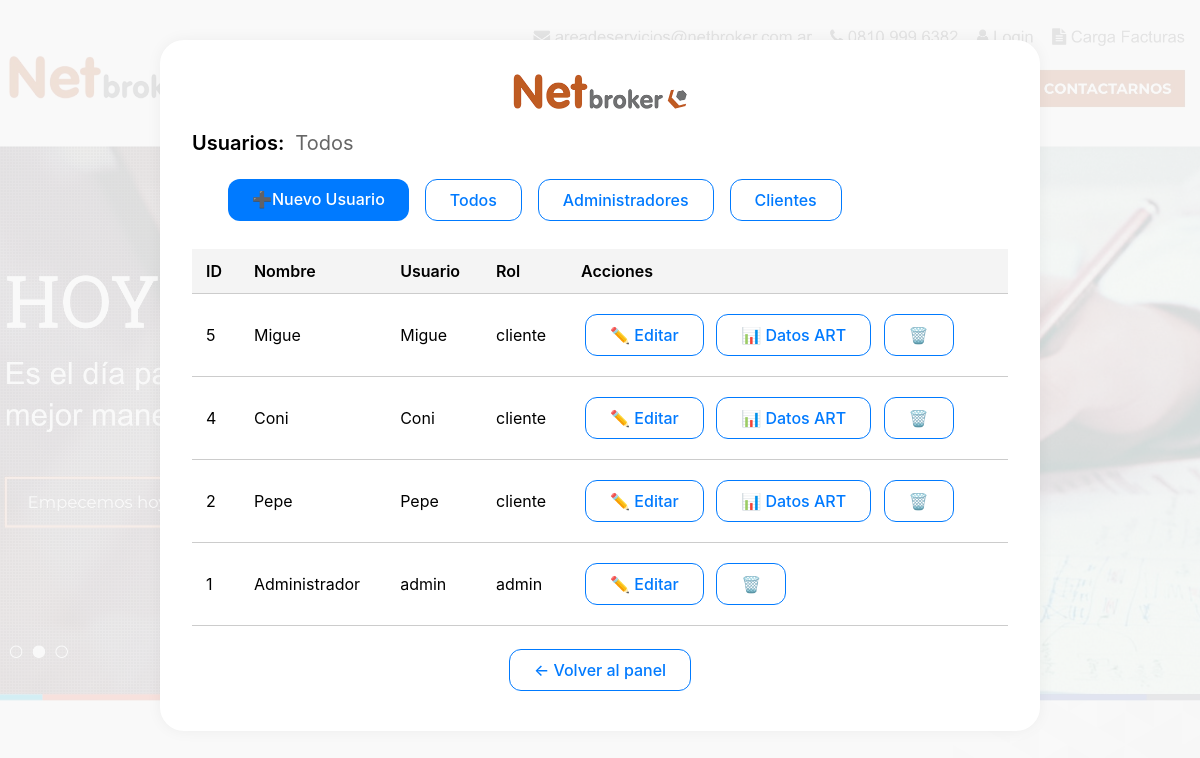
/usuarios (signed in), run on the app's committed database.
### tables this page shows
CREATE TABLE "usuarios" (
        id INTEGER PRIMARY KEY AUTOINCREMENT,
        nombre TEXT NOT NULL,
        usuario TEXT NOT NULL,
        clave TEXT NOT NULL,
        rol TEXT NOT NULL
    );

### rutas/usuarios.py (the view)
@usuarios.route('/usuarios')
def listar_usuarios():
    if session.get('rol') != 'admin':
        return redirect(url_for('auth.index'))
    db = get_db()
    filtro = request.args.get('rol')
    if filtro in ['admin', 'cliente']:
        resultado = db.execute("SELECT * FROM usuarios WHERE rol = ? ORDER BY id DESC", (filtro,))
        titulo = "Administradores" if filtro == "admin" else "Clientes"
    else:
        resultado = db.execute("SELECT * FROM usuarios ORDER BY id DESC")
        titulo = "Todos"
    return render_template('usuarios.html', usuarios=resultado.fetchall(), titulo=titulo)

### rutas/usuarios.py (called while the page is built)
def get_db():
    if 'db' not in g:
        g.db = sqlite3.connect(app.config['DATABASE'])
        g.db.row_factory = sqlite3.Row
    return g.db

### templates/usuarios.html (shortened to what this page needs)
<!DOCTYPE html>
<html lang="es">
  <head>
    <link
      rel="stylesheet"
      href="{{ url_for('static', filename='css/style.css') }}"
    />
  </head>
  <body>
    <div class="container container-wide">
      <img
        src="{{ url_for('static', filename='img/logo-netbroker.png') }}"
        alt="Logo de NetBroker"
        class="logo"
      />
      <div class="filtro-titulo">
        Usuarios: <span class="rol">{{ titulo }}</span>
      </div>
      <div class="btn-container container-wide">
        <a href="{{ url_for('usuarios.nuevo_usuario') }}" class="btn btn-blue"
          ><span class="icono-blanco">➕</span>Nuevo Usuario</a
        >
        <a
          href="{{ url_for('usuarios.listar_usuarios') }}"
          class="btn btn-white"
          >Todos</a
        >
        <a
          href="{{ url_for('usuarios.listar_usuarios') }}?rol=admin"
          class="btn btn-white"
          >Administradores</a
        >
        <a
          href="{{ url_for('usuarios.listar_usuarios') }}?rol=cliente"
          class="btn btn-white"
          >Clientes</a
        >
      </div>
<table>
        <thead>
          <tr>
            <th>ID</th>
            <th>Nombre</th>
            <th>Usuario</th>
            <th>Rol</th>
            <th>Acciones</th>
          </tr>
        </thead>
        <tbody>
          {% for u in usuarios %}
          <tr>
            <td>{{ u.id }}</td>
            <td>{{ u.nombre }}</td>
            <td>{{ u.usuario }}</td>
            <td>{{ u.rol }}</td>
            <td>
              <a
                href="{{ url_for('usuarios.editar_usuario', id=u.id) }}"
                class="btn btn-white"
                >✏️ Editar</a
              >
              {% if u.rol == 'cliente' %}
              <a
                href="{{ url_for('usuarios.datos_art', usuario_id=u.id) }}"
                class="btn btn-white"
                >📊 Datos ART</a>
              {% endif %}
              <a
                href="{{ url_for('usuarios.eliminar_usuario', id=u.id) }}"
                class="btn btn-white"
                onclick="return confirm('¿Eliminar usuario?')"
                >🗑️</a
              >
            </td>
          </tr>
          {% endfor %}
        </tbody>
      </table>
      <div class="centered-buttons">
        <a href="{{ url_for('auth.admin') }}" class="btn btn-white"
          >← Volver al panel</a
        >
      </div>
    </div>
  </body>
</html>

### static/css/style.css (style rules this page uses)
body { position: relative; min-height: 100vh; margin: 0; padding: 0; z-index: 0; overflow-x: hidden; }
body::before { content: ""; position: fixed; top: 0; left: 0; width: 100%; height: 100%; background-image: url("../img/bg.jpg"); background-size: cover; background-position: center; opacity: 0.15; z-index: -1; }
body { font-family: -apple-system, BlinkMacSystemFont, "SF Pro Text", "Helvetica Neue", Helvetica, Arial, sans-serif; background: #f8f8f8; margin: 0; padding: 40px; }
.container, .admin-panel, .cliente-panel, .formulario-csv { max-width: 720px; margin: auto; background: white; padding: 30px 24px; border-radius: 16px; box-shadow: 0 10px 30px rgba(0,0,0,0.08); }
.container { width: 100%; max-width: 800px; padding: 2rem; background: white; border-radius: 1.5rem; box-shadow: 0 0 15px rgba(0, 0, 0, 0.05); }
.container-wide { max-width: 880px; padding-left: 32px; padding-right: 32px; box-sizing: border-box; }
.btn { display: inline-block; padding: 10px 24px; font-size: 16px; border-radius: 12px; text-align: center; text-decoration: none; transition: all 0.2s ease; cursor: pointer; font-weight: 500; margin: 8px 4px; }
.btn-blue { background-color: #007aff; color: white; border: none; }
.btn-white { background-color: white; color: #007aff; border: 1px solid #007aff; }
.btn-container { display: flex; flex-wrap: wrap; gap: 8px; margin-bottom: 10px; }
img.logo { display: block; max-width: 180px; margin: 0 auto 20px; }
table { width: 100%; border-collapse: collapse; font-size: 16px; margin-top: 20px; }
table th, table td { padding: 12px 14px; border-bottom: 1px solid #ccc; text-align: left; }
table th { background-color: #f4f4f4; font-weight: 600; }
.centered-buttons { text-align: center; margin-top: 15px; }
.filtro-titulo { font-size: 20px; font-weight: 600; margin-bottom: 16px; }
.filtro-titulo .rol { font-weight: 400; color: #666; margin-left: 6px; }
.icono-blanco { color: white; }

### data on the page
usuarios: id "5", nombre "Migue", usuario "Migue", rol "cliente"
usuarios: id "4", nombre "Coni", usuario "Coni", rol "cliente"
usuarios: id "2", nombre "Pepe", usuario "Pepe", rol "cliente"
usuarios: id "1", nombre "Administrador", usuario "admin", rol "admin"

### other printed values
{{ titulo }} "Todos"
